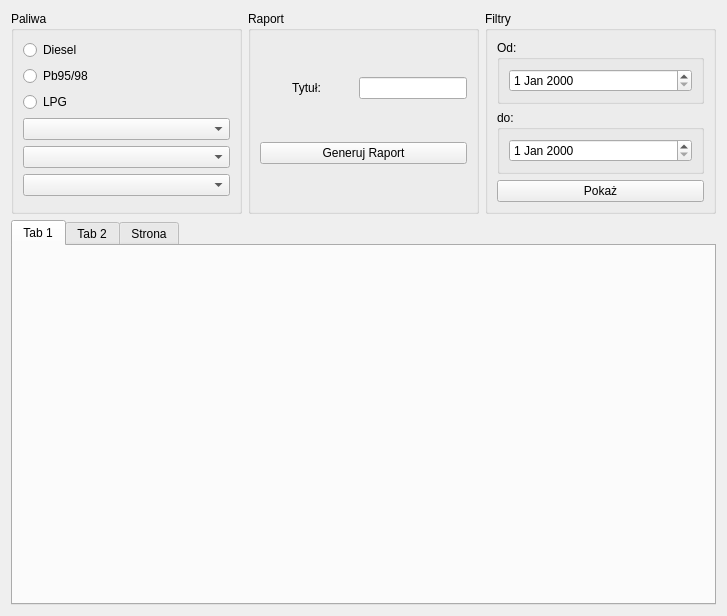
<?xml version="1.0" encoding="UTF-8"?>
<ui version="4.0">
 <class>FormAnalysis</class>
 <widget class="QWidget" name="FormAnalysis">
  <property name="geometry">
   <rect>
    <x>0</x>
    <y>0</y>
    <width>727</width>
    <height>616</height>
   </rect>
  </property>
  <property name="windowTitle">
   <string>Form</string>
  </property>
  <layout class="QGridLayout" name="gridLayout">
   <item row="0" column="0">
    <layout class="QHBoxLayout" name="horizontalLayout">
     <item>
      <widget class="QGroupBox" name="groupBox">
       <property name="title">
        <string>Paliwa</string>
       </property>
       <layout class="QVBoxLayout" name="verticalLayout">
        <item>
         <widget class="QRadioButton" name="radioButton">
          <property name="text">
           <string>Diesel</string>
          </property>
         </widget>
        </item>
        <item>
         <widget class="QRadioButton" name="radioButton_2">
          <property name="text">
           <string>Pb95/98</string>
          </property>
         </widget>
        </item>
        <item>
         <widget class="QRadioButton" name="radioButton_3">
          <property name="text">
           <string>LPG</string>
          </property>
         </widget>
        </item>
        <item>
         <widget class="QComboBox" name="comboBox"/>
        </item>
        <item>
         <widget class="QComboBox" name="comboBox_2"/>
        </item>
        <item>
         <widget class="QComboBox" name="comboBox_3"/>
        </item>
       </layout>
      </widget>
     </item>
     <item>
      <widget class="QGroupBox" name="groupBox_5">
       <property name="title">
        <string>Raport</string>
       </property>
       <layout class="QGridLayout" name="gridLayout_3">
        <item row="0" column="0">
         <widget class="QLabel" name="label">
          <property name="text">
           <string>Tytuł:</string>
          </property>
          <property name="alignment">
           <set>Qt::AlignCenter</set>
          </property>
         </widget>
        </item>
        <item row="0" column="1">
         <widget class="QLineEdit" name="lineEdit">
          <property name="sizePolicy">
           <sizepolicy hsizetype="Minimum" vsizetype="Fixed">
            <horstretch>0</horstretch>
            <verstretch>0</verstretch>
           </sizepolicy>
          </property>
         </widget>
        </item>
        <item row="2" column="0" colspan="2">
         <widget class="QPushButton" name="pushButton_GenerateRaport">
          <property name="text">
           <string>Generuj Raport</string>
          </property>
         </widget>
        </item>
       </layout>
      </widget>
     </item>
     <item>
      <widget class="QGroupBox" name="groupBox_2">
       <property name="title">
        <string>Filtry</string>
       </property>
       <layout class="QVBoxLayout" name="verticalLayout_2">
        <item>
         <widget class="QGroupBox" name="groupBox_4">
          <property name="title">
           <string>Od:</string>
          </property>
          <layout class="QHBoxLayout" name="horizontalLayout_2">
           <item>
            <widget class="QDateEdit" name="dateEdit_early"/>
           </item>
          </layout>
         </widget>
        </item>
        <item>
         <widget class="QGroupBox" name="groupBox_3">
          <property name="title">
           <string>do:</string>
          </property>
          <layout class="QHBoxLayout" name="horizontalLayout_3">
           <item>
            <widget class="QDateEdit" name="dateEdit_late"/>
           </item>
          </layout>
         </widget>
        </item>
        <item>
         <widget class="QPushButton" name="pushButton_ShowResults">
          <property name="text">
           <string>Pokaż</string>
          </property>
         </widget>
        </item>
       </layout>
      </widget>
     </item>
    </layout>
   </item>
   <item row="1" column="0">
    <layout class="QGridLayout" name="gridLayout_2">
     <item row="0" column="0">
      <widget class="QTabWidget" name="tabWidget">
       <property name="currentIndex">
        <number>0</number>
       </property>
       <widget class="QChartView" name="tab">
        <attribute name="title">
         <string>Tab 1</string>
        </attribute>
       </widget>
       <widget class="QWidget" name="tab_2">
        <attribute name="title">
         <string>Tab 2</string>
        </attribute>
       </widget>
       <widget class="QWidget" name="tab_3">
        <attribute name="title">
         <string>Strona</string>
        </attribute>
       </widget>
      </widget>
     </item>
    </layout>
   </item>
  </layout>
 </widget>
 <customwidgets>
  <customwidget>
   <class>QChartView</class>
   <extends>QWidget</extends>
   <header>qchartview.h</header>
   <container>1</container>
  </customwidget>
 </customwidgets>
 <resources/>
 <connections/>
</ui>
